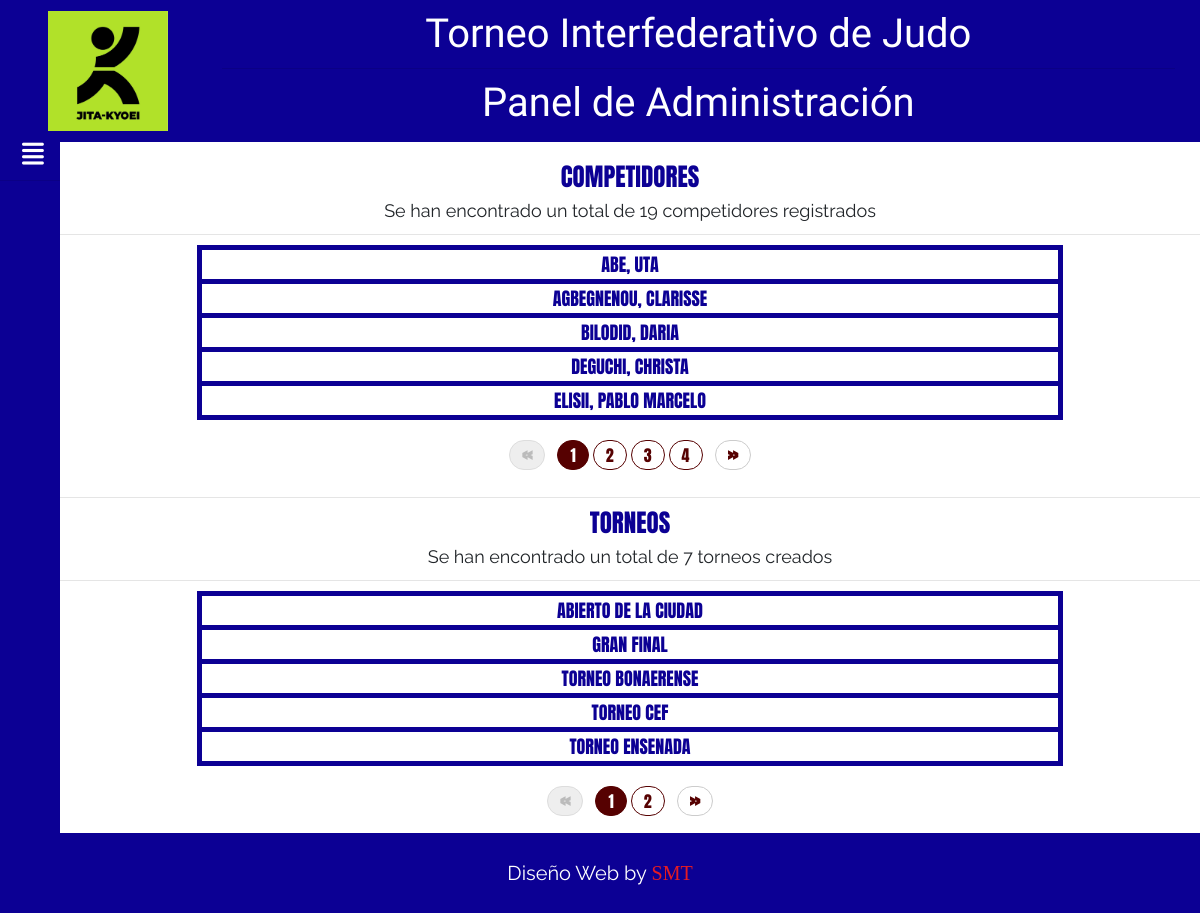
Screenshot of /administracion/index.php (signed in) with the database file from the repository.
### tables this page shows
CREATE TABLE `competidores` (
  `nombre` varchar(60) NOT NULL,
  `apellido` varchar(60) NOT NULL,
  `genero` varchar(10) NOT NULL,
  `nacimiento` varchar(10) NOT NULL,
  `email` varchar(60) NOT NULL,
  `dni` int(11) NOT NULL,
  `telefono` varchar(20) NOT NULL,
  `foto` varchar(100) NOT NULL,
  `federacion` varchar(30) NOT NULL,
  `club` varchar(30) NOT NULL,
  `peso` int(11) NOT NULL,
  `categoria` varchar(15) NOT NULL
);

CREATE TABLE `torneos` (
  `id` int(11) NOT NULL,
  `nombre` varchar(30) NOT NULL,
  `categorias` varchar(80) NOT NULL,
  `reglas` longtext NOT NULL,
  `imagen` longtext NOT NULL
);

### administracion/index.php (the view, shortened to what this page needs)
<?php
    require('db/conexion.php');
    $cargarCompetidor = " SELECT * FROM competidores ORDER BY apellido ";
    $resultadoBD = $con->query($cargarCompetidor);
    $competidores = array();
    while($competidoresObtenidos = $resultadoBD->fetch_assoc()) {
        array_push($competidores, $competidoresObtenidos);
    }
    $cargarTorneo = " SELECT * FROM torneos ORDER BY nombre ";
    $resultadoBD = $con->query($cargarTorneo);
    $torneos = array();
    while($competidoresTorneos = $resultadoBD->fetch_assoc()) {
        array_push($torneos, $competidoresTorneos);
    }
?>
<!DOCTYPE html>
<html lang="es">
    <?php include 'templates/head.php'; ?>
    <body id="admin-index">
        <?php include 'templates/header.php'; ?>
        <div class="row">
            <?php include 'templates/sidebar.php'; ?>
            <main id="contenido-principal" class="text-center">
                <div class="text-center">
                    <div class="competidores">
                        <section id="descripcion-administrar-elemento" class="text-center">
                            <h1>COMPETIDORES</h1>
                            <p>
                                Se han encontrado un total de <?php echo count($competidores); ?> competidores registrados
                            </p>
                        </section>
                        <hr>
                        <section id="tabla-de-administracion" class="tabla-index-1 text-center" style="overflow:scroll; width:95%; margin: 0 auto;">
                            <table id="tabla-administrar">
                                <tbody>
                                    <?php
                                        foreach ($competidores as $competidor){
                                    ?>
                                            <tr>
                                                <td width="100%"><?php echo $competidor['apellido'] . ', ' . $competidor['nombre']; ?></td>
                                            </tr>
                                    <?php
                                        }
                                    ?>
                                </tbody>
                            </table>
                        </section>
                    </div>
                    <hr>
                    <div class="torneos">
                        <section id="descripcion-administrar-elemento" class="text-center">
                            <h1>TORNEOS</h1>
                            <p>
                                Se han encontrado un total de <?php echo count($torneos); ?> torneos creados
                            </p>
                        </section>
                        <hr>
                        <section id="tabla-de-administracion" class="tabla-index-2 text-center" style="overflow:scroll; width:95%; margin: 0 auto;">
                            <table id="tabla-administrar">
                                <tbody>
                                    <?php
                                        foreach ($torneos as $torneo){
                                    ?>
                                            <tr>
                                                <td width="100%"><?php echo $torneo['nombre']; ?></td>
                                            </tr>
                                    <?php
                                        }
                                    ?>
                                </tbody>
                            </table>
                        </section>
                    </div>
                </div>
            </main>
        </div>
        <?php include 'templates/footer.php'; ?>
    </body>
</html>

### administracion/css/style.css (style rules this page uses)
:root { --colorBlanco: #FFFFFF; --colorAzul: #0c0094; --colorRojo: #E51B23; --colorGris: #C4C4C4; --tradeWinds: 'Trade Winds', cursive; --anton: 'Anton', cursive; --raleway: 'Raleway', sans-serif; --smt: 'Fun City Level2', cursive; }
html { box-sizing: border-box; font-size: 62.5%; }
*, *::after, *::before { box-sizing: inherit; }
body { margin: 0; padding: 0; font-size: 1.8rem; font-family: var(--raleway); }
h1, h2, h3, h4, h5, h6 { font-family: var(--anton); }
#contenido-principal { margin-top: 2rem; }
.row { margin: 0 !important; }
#contenido-principal { width: 95%; transition: all .5s ease-in; }
#descripcion-administrar-elemento h1 { color: var(--colorAzul); }
#tabla-administrar { font-family: var(--anton); width: 80%; margin: 0 auto 2rem auto; }
#tabla-administrar tbody td { border: solid .5rem var(--colorAzul); color: var(--colorAzul); }
@media only screen and (min-width: 480px) { #tabla-de-administracion { scrollbar-width: none; -ms-overflow-style: none; } }

### rows the page displays
competidores: apellido "ABE", nombre "UTA"
competidores: apellido "AGBEGNENOU", nombre "CLARISSE"
competidores: apellido "BILODID", nombre "DARIA"
competidores: apellido "DEGUCHI", nombre "CHRISTA"
competidores: apellido "ELISII", nombre "PABLO MARCELO"
torneos: nombre "ABIERTO DE LA CIUDAD"
torneos: nombre "GRAN FINAL"
torneos: nombre "TORNEO BONAERENSE"
torneos: nombre "TORNEO CEF"
torneos: nombre "TORNEO ENSENADA"

### other values shown
count($competidores) "19"
count($torneos) "7"
